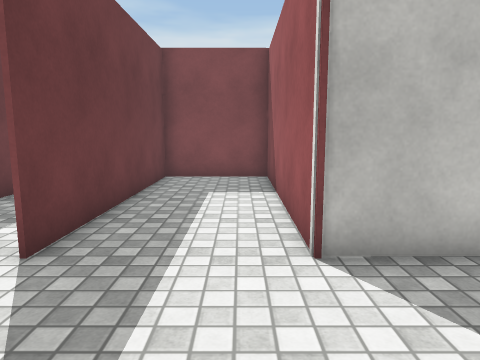
View 1 (above)

18 first-person views from a walk through a scene from a Unity 3-D project. The camera is 1.3 m above the floor, tilts 8° down and sees 70° across. The floor is counted in squares, 0.83 m on a side. Each view is taken from the middle of a square. On the plan, view 1 faces up. The plan holds only what a view shows up to about 16 squares ahead; the rest is blank. The player is left out. Surface patterns are stand-ins for the level's own textures.

View 2
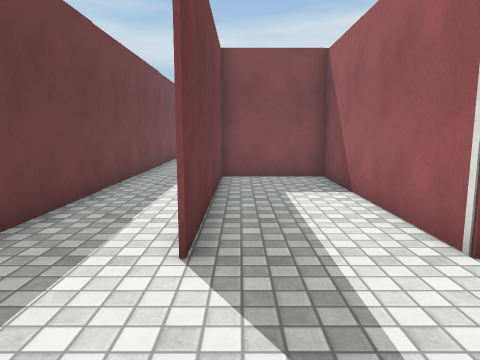

View 3
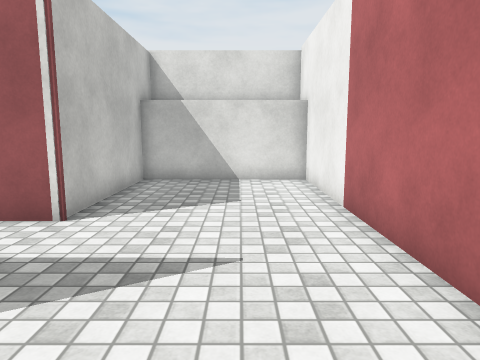

View 4
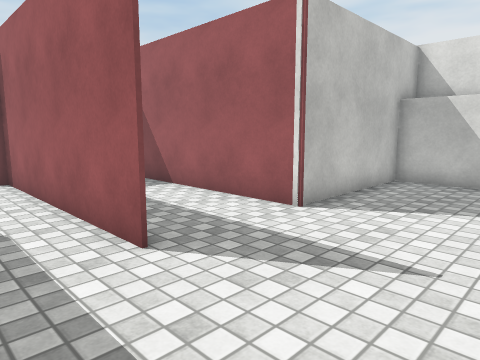

View 5
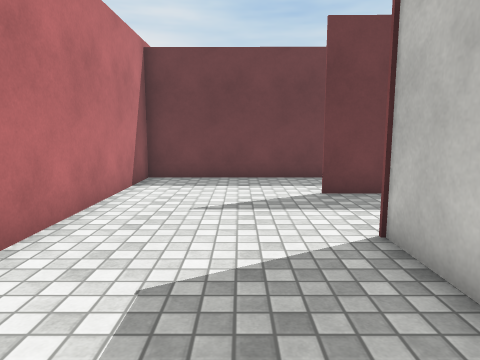

View 6
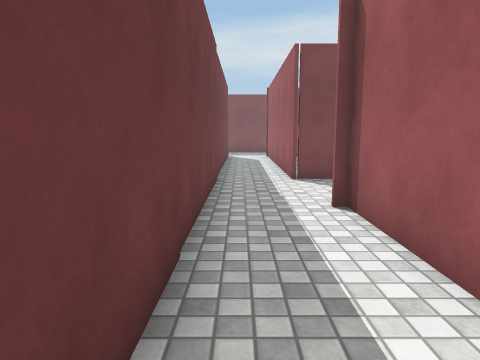

View 7
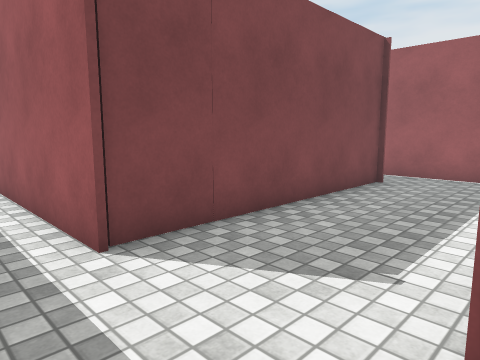

View 8
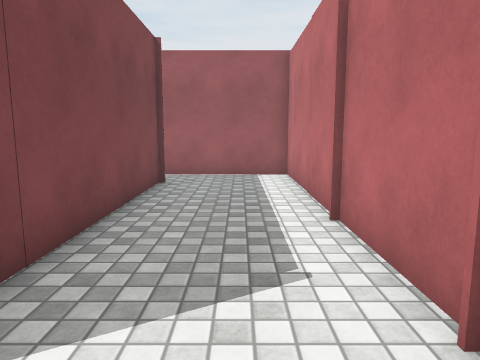

View 9
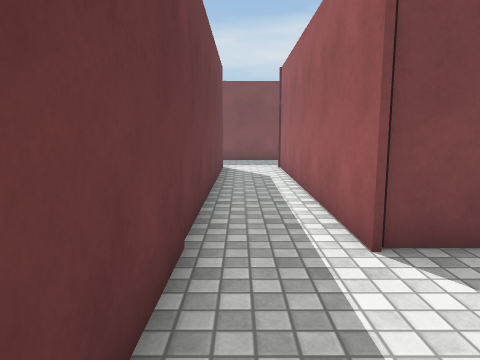

View 10
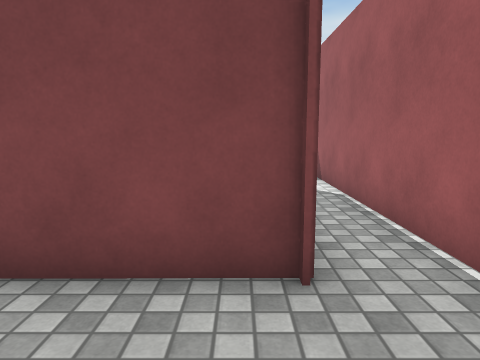

View 11
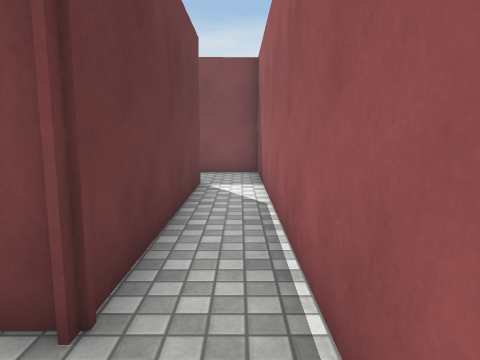

View 12
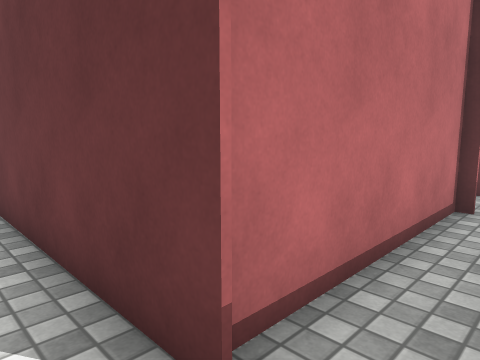

View 13
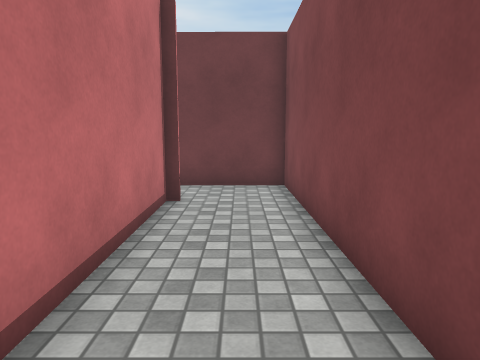

View 14
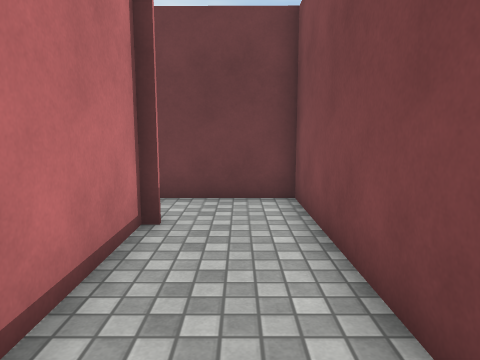

View 15
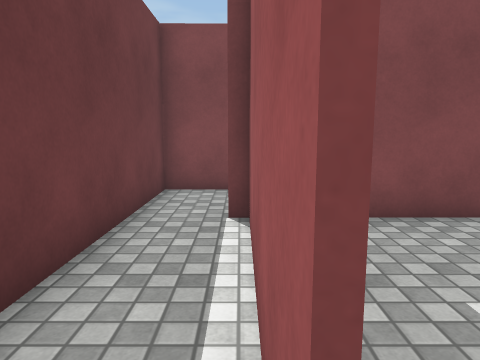

View 16
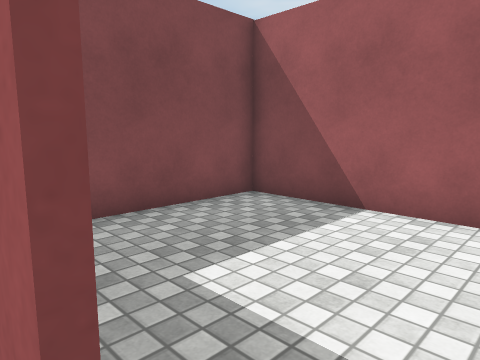

View 17
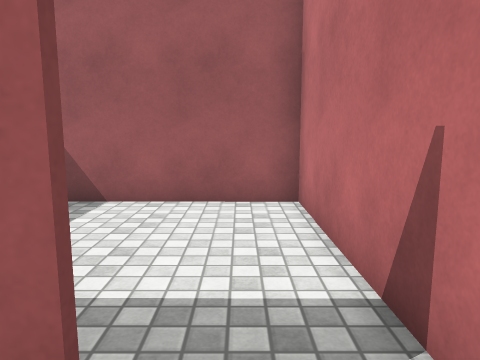

View 18
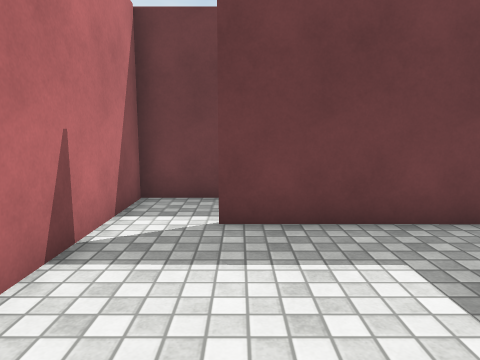

### Floor plan
Ten units are one square. View 1 is at (0, 0); x grows to the right and y downward. Boxes are objects, and circles mark ways between rooms. Rooms are numbered by the first view taken in them; rooms with no view inside come last. Other rooms are left out.
<svg viewBox="-63 -280 145 297">
<path fill="none" stroke="#000" d="M-28 -41 -27 -124M-26 -122 -27 -41M10 -121 -31 -121M-57 -135 -58 12 63 12 63 -42 9 -42 10 -124M-25 -122 77 -122 77 -244M59 -165 -32 -165 -32 -274M58 -246 57 -163M-57 -269 -57 -135M-8 -243 55 -243M77 -244 77 -274 -31 -273 -31 -208M-9 -185 -8 -239M-31 -186 -31 -166 -16 -166M-7 -232 -8 -185M-16 -166 56 -167M56 -163 57 -242 14 -242"/>
<circle cx="-45" cy="-130" r="3" fill="#2a7"/>
<circle cx="70" cy="-240" r="3" fill="#2a7"/>
<circle cx="-10" cy="-180" r="3" fill="#2a7"/>
<text x="-10" y="-50">1</text>
<text x="0" y="-160">2</text>
<text x="10" y="-250">3</text>
<text x="20" y="-200">4</text>
</svg>
Room 1 opens to room 2. Room 2 opens to room 3. Room 3 opens to room 4.

Where each view was taken, in squares from view 1:
view 1: 0 up, 0 right, facing up
view 2: 0 up, 2 left, facing up
view 3: 1 up, 5 left, facing right
view 4: 0 up, 5 left, facing up-right
view 5: 2 up, 6 right, facing left
view 6: 5 up, 5 left, facing up
view 7: 12 up, 5 left, facing up-right
view 8: 14 up, 5 left, facing right
view 9: 12 up, 5 left, facing up
view 10: 13 up, 5 right, facing up
view 11: 14 up, 7 right, facing up
view 12: 26 up, 7 right, facing down-left
view 13: 26 up, 7 right, facing left
view 14: 26 up, 5 right, facing left
view 15: 18 up, 1 left, facing up
view 16: 18 up, 1 left, facing up-right
view 17: 18 up, 2 left, facing right
view 18: 19 up, 5 right, facing left
